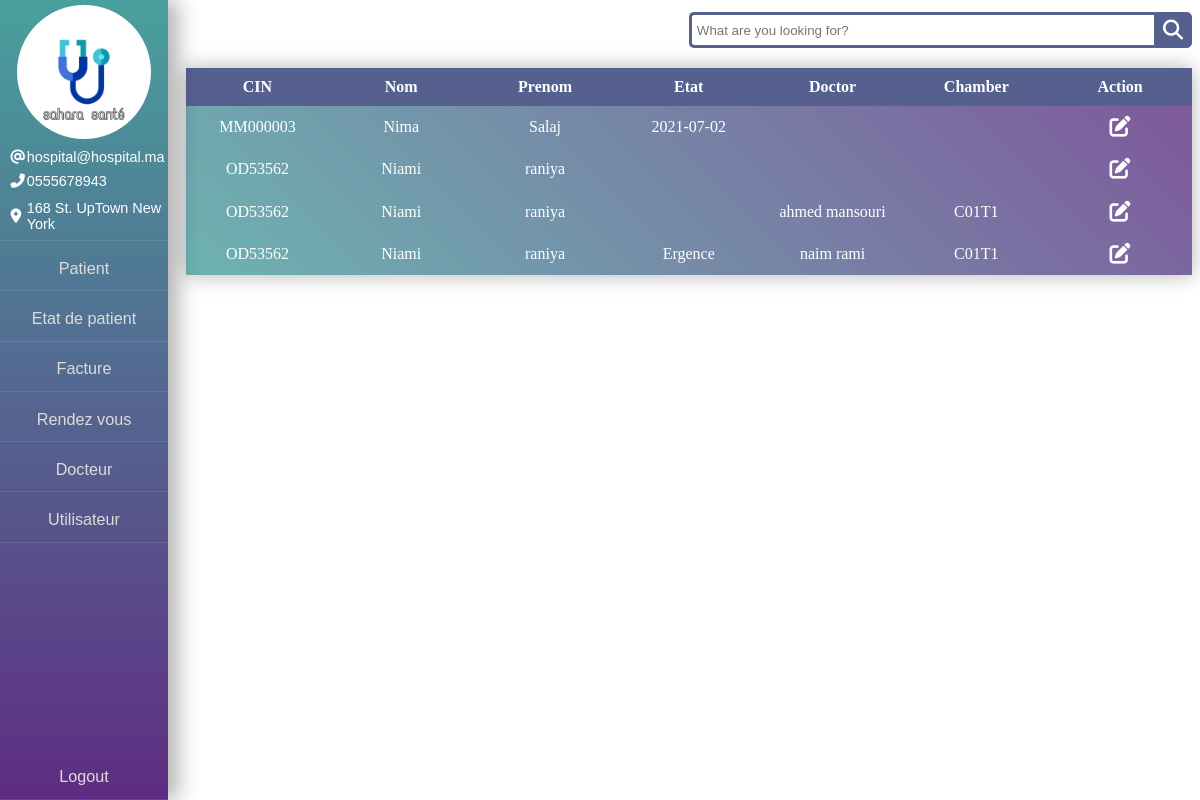
Page /src/pages/Etat.php (signed in) on the committed database.
### tables this page shows
CREATE TABLE `etat_patient` (
  `id_E` int(11) NOT NULL,
  `cin_P` varchar(20) NOT NULL,
  `Etat` varchar(20) DEFAULT NULL,
  `cin_D` varchar(20) DEFAULT NULL,
  `chamber_id` varchar(5) DEFAULT NULL
);

CREATE TABLE `patient` (
  `cin_P` varchar(20) NOT NULL,
  `nom` varchar(20) NOT NULL,
  `prenom` varchar(20) NOT NULL,
  `sex` varchar(1) DEFAULT NULL,
  `tel` int(20) NOT NULL,
  `date_entree` date DEFAULT NULL
);

CREATE TABLE `rendez_vous` (
  `id_RV` int(11) NOT NULL,
  `cin_P` varchar(20) NOT NULL,
  `date_RV` date NOT NULL,
  `observation` varchar(50) NOT NULL
);

CREATE TABLE `docteur` (
  `cin_D` varchar(20) NOT NULL,
  `nom` varchar(50) NOT NULL,
  `prenom` varchar(50) NOT NULL,
  `tel` int(20) NOT NULL
);

### src/pages/Etat.php (the view, shortened to what this page needs)
<!DOCTYPE html>
<html>
<head>
    <link rel="stylesheet" href="../css/Etat_&_facture.css">
</head>
<body>
    <?php
        include_once 'side__bar.php';
        ?>
        <main class="main">
            <div class="sub_main">
                <div class="search__div">
                    <div class="wrap">
                        <div class="search">
                            <input type="text" id="search" class="searchTerm" placeholder="What are you looking for?">
                            <button type="submit" class="searchButton">
                            <i class="fa fa-search"></i>
                        </button>
                        </div>
                    </div>
                </div>
            </div>
            <div class="container-table" id="container-table">
                <table class="table-table" id="table-table">
                    <thead class="thead-table">
                        <tr class="tr-table-head">
                            <th class="th-table">CIN</th>
                            <th class="th-table">Nom</th>
                            <th class="th-table">Prenom</th>
                            <th class="th-table">Etat</th>
                            <th class="th-table">Doctor</th>
                            <th class="th-table">Chamber</th>
                            <th class="th-table">Action</th>
                        </tr>
                    </thead>
                    <tbody class="tbody-table">
                        <?php
                        include_once 'connect.php';
                        $sql = "SELECT id_E, e.cin_P, p.nom, p.prenom, Etat, d.cin_D, d.nom AS D_nom, d.prenom AS D_prenom, chamber_id, r.date_RV FROM etat_patient e LEFT JOIN docteur d ON e.cin_D = d.cin_D JOIN patient p ON p.cin_P = e.cin_P LEFT JOIN rendez_vous r ON e.cin_P = r.cin_P";
                        $result = $conn->query($sql);
                        if ($result->num_rows > 0) {
                            while ($row = $result->fetch_assoc()) {
                                echo '
                                <tr class="tr-table-main row_'.$row['id_E'].'">
                                    <td class="td-table">'.$row['cin_P'].'</td>
                                    <td class="td-table">'.$row['nom'].'</td>
                                    <td class="td-table">'.$row['prenom'].'</td>
                                    <td class="td-table">';
                                        if ($row['Etat'] == "Ergence") {
                                            echo $row['Etat'];
                                        }else {
                                            echo $row['date_RV'];
                                        }
                                    echo '</td>
                                    <td class="td-table">'.$row['D_nom'].' '.$row['D_prenom'].'</td>
                                    <td class="td-table">'.$row['chamber_id'].'</td>
                                    <td class="td-table">
                                        <a href="#" onclick="showinput('."'row_".$row['id_E']."'".')"><i class="fas fa-edit"></i></a>
                                    </td>
                                </tr>
                                <tr class="tr-table hide hide_row_'.$row['id_E'].'">
                                    <td colspan="7" style="padding: 0;">
                                        <form method="post" action="edit_etat.php">
                                            <table style="border-collapse: collapse;width: 100%;">
                                                <tr class="tr-table add">
                                                    <td class="td-table">'.$row['cin_P'].'</td>
                                                    <td class="td-table">'.$row['nom'].'</td>
                                                    <input type="hidden" name="cin_P" value="'.$row['cin_P'].'"/>
                                                    <td class="td-table">'.$row['prenom'].'</td>
                                                    <td class="td-table">
                                                        <label>Ergence<input type="radio" name="Etat" value="Ergence" checked /></label>
                                                        <label>Rendez-vous<input type="radio" name="Etat" value="Rendez-vous" /></label>
                                                        <br/>
                                                        <select name="Rendez-vous" id="Rendez-vous" style="display: none;">
                                                            ';
                                                        echo '
                                                        </select>
                                                        </td>
                                                    <td class="td-table">
                                                        <select name="docteur" id="docteur">
                                                            ';
                                                        echo '
                                                        </select>
                                                    </td>
                                                    <td class="td-table">
                                                        <select name="chamber" id="chamber">
                                                            ';
                                                        echo '
                                                        </select>
                                                    </td>
                                                    <td class="td-table">
                                                        <input type="submit" value="Enregistre" onclick="" name="enregistre_patien">
                                                        <i class="fas fa-times-circle" onclick="deleteinput('."'row_".$row['id_E']."'".')"></i>
                                                    </td>
                                                </tr>
                                            </table>
                                        </form>
                                    </td>
                                </tr>
                            ';
                            }
                        } else {
                            echo "<tr class='tr-table'>
                                        <td class='td-table' colspan='7'>0 results</td>
                                </tr>";
                        }
                    ?>
                    </tbody>
                </table>
            </div>
        </main>
</body>
</html>

### src/pages/side__bar.php (shortened to what this page needs)
<header class="header" role="banner">
    <div class="logo">
        <a href="#">
            <img src="../image/logo.png" alt="logo" id="logo" style="border: 0;border-radius: 50%;">
        </a>
    </div>
    <table class="info__side_bar">
        <tr>
            <td><i class="fas fa-at"></i></td>
            <td>hospital@hospital.ma</td>
        </tr>
        <tr>
            <td><i class="fas fa-phone-alt"></i></td>
            <td>0555678943</td>
        </tr>
        <tr>
            <td><i class="fas fa-map-marker-alt"></i></td>
            <td>168 St. UpTown New York</td>
        </tr>
    </table>
    <div class="nav-wrap">
        <nav class="main-nav" role="navigation">
            <ul class="unstyled list-hover-slide">
                <li><a href="index.php">Patient</a></li>
                <li><a href="Etat.php">Etat de patient</a></li>
                <li><a href="facture.php">Facture</a></li>
                <li><a href="rendez_vous.php">Rendez vous</a></li>
                <?php
                    if ($_SESSION['Admin'] == 1) {
                        echo '<li><a href="docteur.php">Docteur</a></li>';
                        echo '<li><a href="utilisateur.php">Utilisateur</a></li>';
                    }
                ?>
                <li class="logout" <?php if ($_SESSION['Admin'] == 1){ echo 'style="top:37%;"';}?> ><a href="logout.php">Logout</a></li>
            </ul>
        </nav>
    </div>
</header>

### src/css/Etat_&_facture.css (style rules this page uses)
.search { width: 100%; position: relative; display: flex; }
.searchTerm { width: 100%; border: 3px solid #55608f; border-right: none; padding: 5px; height: 36px; border-radius: 5px 0 0 5px; outline: none; color: #9dbfaf; }
.searchButton { width: 40px; height: 36px; border: 1px solid #55608f; background: #55608f; text-align: center; color: #fff; border-radius: 0 5px 5px 0; cursor: pointer; font-size: 20px; }
.wrap { width: 80%; }
.main { margin-left: 15%; margin-top: 1vw; }
.sub_main { display: flex; width: 50%; margin-left: 50%; }
.sub_main div { flex-grow: 1; width: 100%; }
.container-table { margin-top: 2%; display: flex; justify-content: center; }
.table-table { background: linear-gradient(45deg, #49a09d, #5f2c82); width: 100%; border-collapse: collapse; overflow: hidden; box-shadow: 0 0 20px rgb(0 0 0 / 30%); flex-grow: 1; text-align: center; }
.th-table, .td-table { padding: 1% 0; background-color: rgba(255, 255, 255, 0.2); color: #fff; width: 14.28571428571429%; }
.thead-table .th-table { background-color: #55608f; }
.fa-edit, .fa-trash-alt, .fa-print { font-size: 25px; font-size: 21px; color: white; font-weight: 100; }

### src/pages/side__bar.php (style rules this page uses)
.unstyled { list-style: none; padding: 0; margin: 0; }
.unstyled a { text-decoration: none; }
.header { position: fixed; left: 0; top: 0; bottom: 0; width: 14%; background: linear-gradient(180deg, #49a09d, #5f2c82); height: 100%; box-shadow: 10px 0px 20px rgb(0 0 0 / 30%); }
.logo { text-align: center; padding: 0; margin: 0; height: 18%; }
.logo a { display: block; padding: 3% 0; color: #DFDBD9; text-decoration: none; transition: .15s linear color; height: 100%; }
#logo { height: 100%; }
.main-nav { height: 100%; }
.main-nav ul { border-top: solid 0.1vh #ffffff1a; height: 100%; }
.main-nav li { border-bottom: solid 0.1vh #ffffff1a; height: 9%; font-size: 1.8vh; }
.main-nav a { padding: 1.1em 0; color: #DFDBD9; font: 400 1.125em "Source Sans Pro", Helvetica, Arial, sans-serif; text-align: center; }
.list-hover-slide li { position: relative; overflow: hidden; }
.list-hover-slide a { display: block; position: relative; z-index: 1; transition: .35s ease color; }
.list-hover-slide a:before { content: ''; display: block; z-index: -1; position: absolute; left: -100%; top: 0; width: 100%; height: 100%; border-right: solid 0.5vh #55608f; background: rgba(0, 0, 0, 0.4); transition: .35s ease left; }
.info__side_bar { color: #fff; font: 400 1.8vh "Source Sans Pro", Helvetica, Arial, sans-serif; padding: 0 0 0 5%; height: 12%; width: 100%; }
li.logout { top: 55%; }
body { background-image: url(../image/Hospital.jpg); background-size: cover; }
.nav-wrap { height: 70%; }
table.info__side_bar td { padding: 0; }

### rows in the picture
etat_patient: cin_P "MM000003", cin_P.nom "Nima", cin_P.prenom "Salaj", rendez_vous.date_RV "2021-07-02"
etat_patient: cin_P "OD53562", cin_P.nom "Niami", cin_P.prenom "raniya"
etat_patient: cin_P "OD53562", cin_P.nom "Niami", cin_P.prenom "raniya", cin_D.nom "ahmed", cin_D.prenom "mansouri", chamber "C01T1"
etat_patient: cin_P "OD53562", cin_P.nom "Niami", cin_P.prenom "raniya", Etat "Ergence", cin_D.nom "naim", cin_D.prenom "rami", chamber "C01T1"
